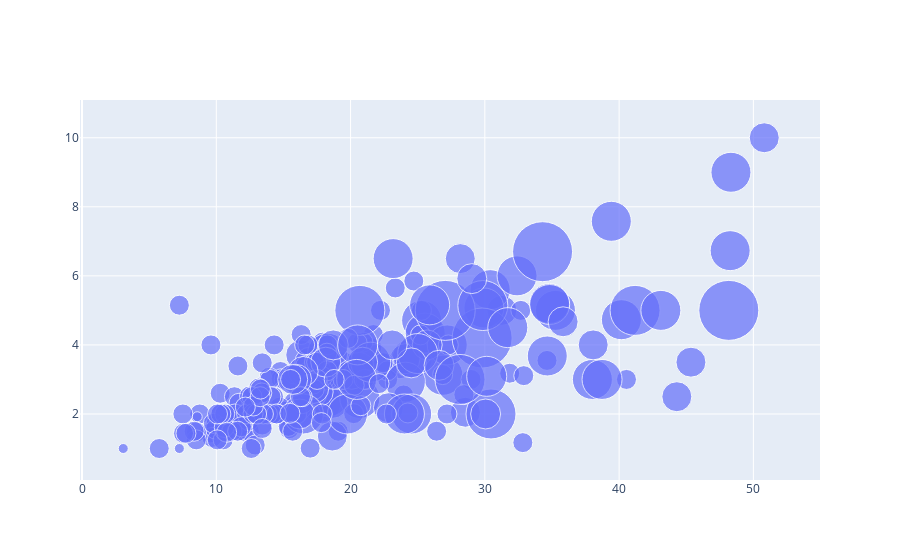

The code cell stored with this chart in its notebook:
### Code cell
fig = go.Figure()
fig.add_trace(go.Scatter(x=tips.total_bill , y=tips.tip , mode='markers',marker_size=10*tips['size']))
fig.show()

### Figure 1 — Plotly figure (JSON) as saved in the notebook; plotly's stock layout.template omitted (floating-point values rounded to 4 significant figures; data arrays with more than 128 entries replaced by an {"elided": "..."} marker saying what was removed)
{"data": [{"marker": {"size": {"elided": "244 int values"}}, "mode": "markers", "type": "scatter", "x": {"elided": "244 float values"}, "y": {"elided": "244 float values"}}], "layout": {}}
